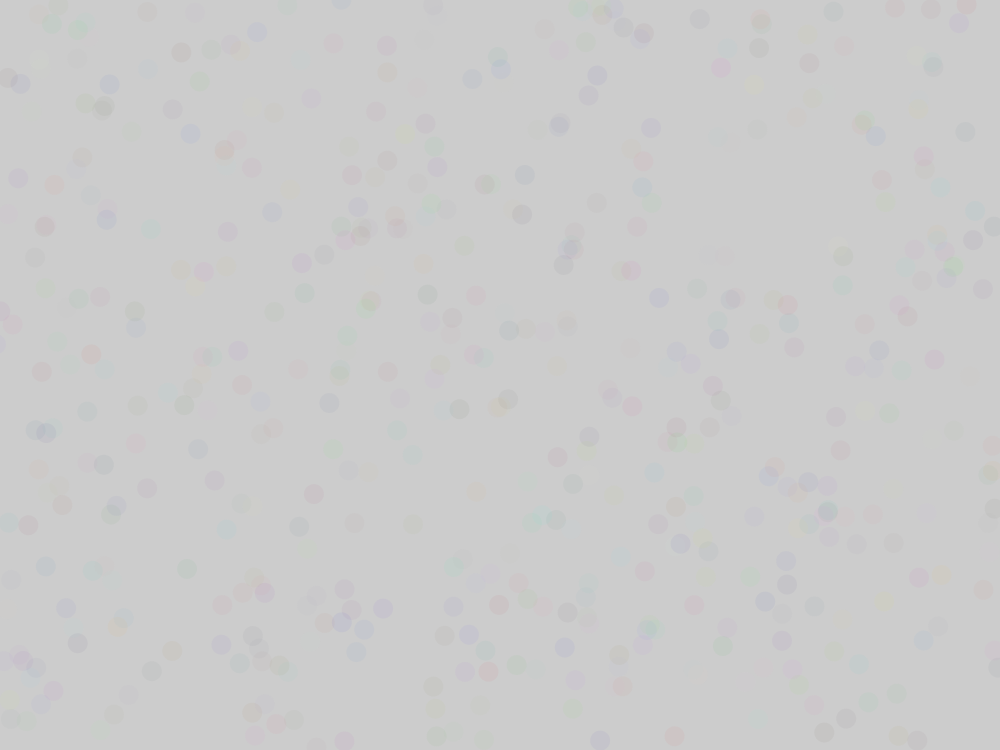
Frame 1 (no input)
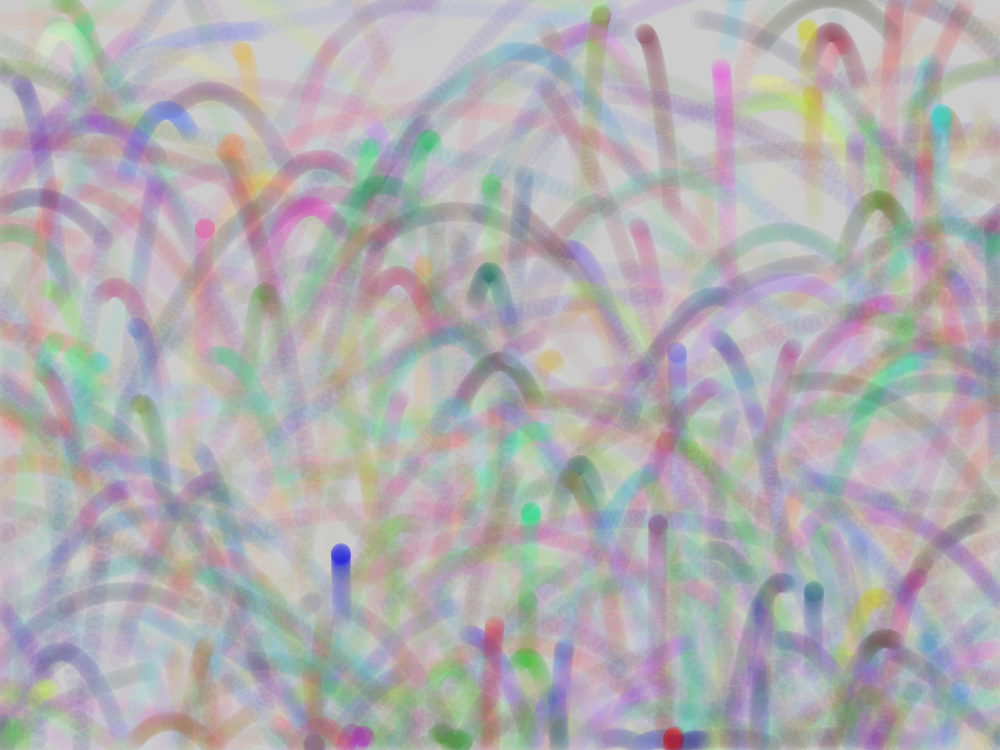
Frame 60 (the mouse pressed at the canvas centre just before this capture)
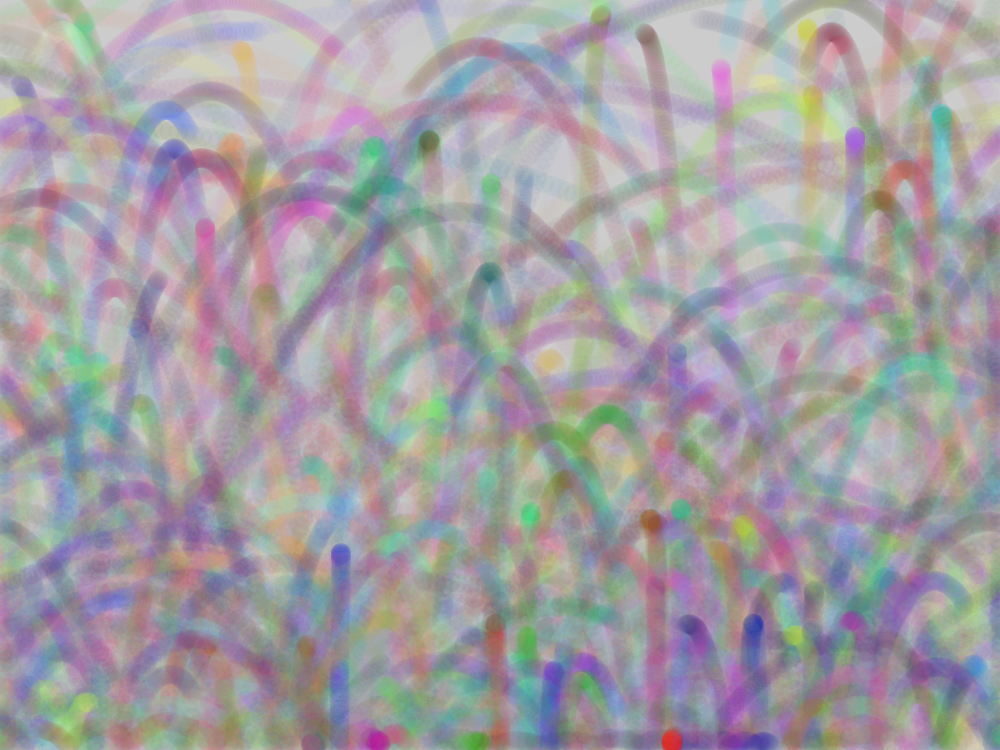
Frame 120 (the mouse held since frame 60 and released just before this capture)

The Processing sketch that drew these frames (run headless with seeded random() and noise(); from frame 60 on, the mouse is pressed at the canvas centre):

// Processing sketch: ballBounce
// ── ballBounce.pde
Ball[] balls;
int numBalls = 500;

void setup()
{
  size(1000, 750);
  balls = new Ball[numBalls];

  for (int i = 0; i<balls.length; i++)
  {
    balls[i] = new Ball();
  }
}

void draw()
{
 // background(0);

  for (Ball ball : balls)
  {
    ball.acc.add(0, 0.098);

    ball.pos.add(ball.vel);
    ball.vel.add(ball.acc);
    ball.acc.mult(0);

    if (ball.pos.x -5> width)
    {
      ball.pos.x = 0;
    }

    if (ball.pos.x < -5)
    {
      ball.pos.x = width+5;
    }
    if (ball.pos.y+5 > height)
    {
      ball.vel.y = - abs(ball.vel.y) * 0.85;
      ball.vel.x = ball.vel.x * 0.85;
    }

    fill(ball.col,10);
    noStroke();
    ellipse(ball.pos.x, ball.pos.y, 20, 20);
  }
}
// ── Ball.pde
class Ball {
  
  PVector pos;
  PVector vel;
  PVector acc;
  
  color col;
  
  Ball(){
    pos = new PVector(random(width),random(height));
    vel = PVector.random2D().mult(random(10));
    acc = new PVector(0,0);
    
    col = color(random(255), random(255), random(255));
  }
}
